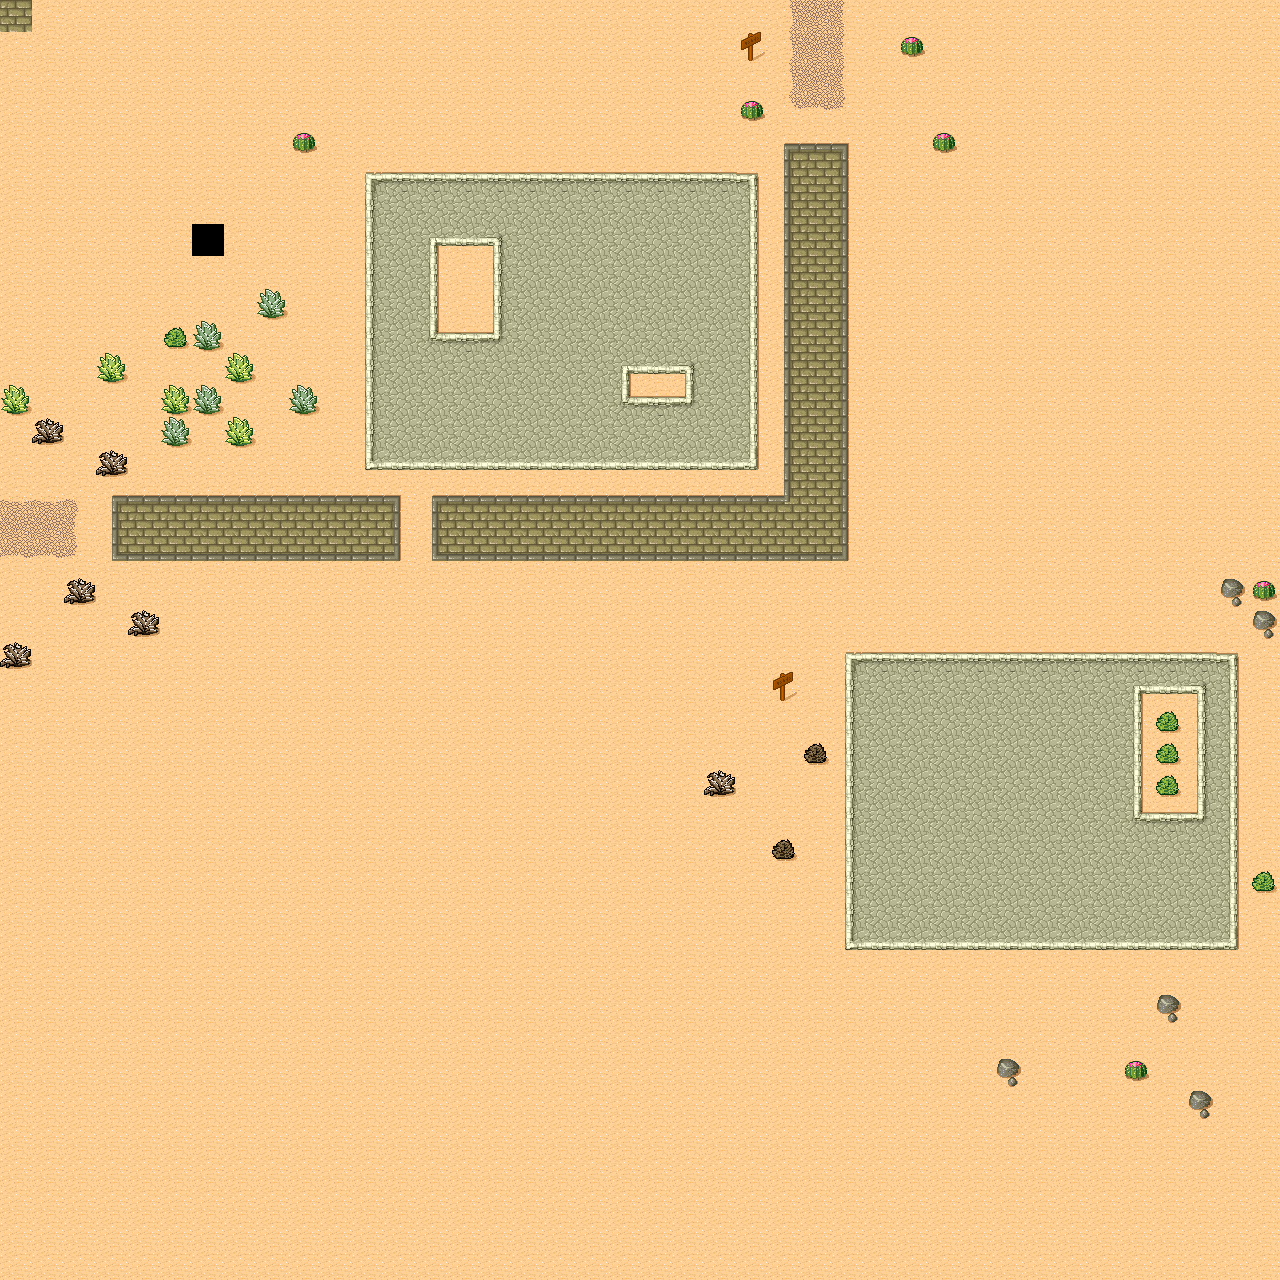

Below is a game level as drawn by its tile map, then a one-line description and the .tmx that defines it (tile-layer data replaced by summaries):
An orthogonal 40x40 tile map with 32x32 px tiles, 1 tile layer (Ground).

<map version="1.0" orientation="orthogonal" renderorder="right-down" width="40" height="40" tilewidth="32" tileheight="32" nextobjectid="1">
 <tileset firstgid="1" source="desert.tsx" />
 <layer name="Ground" width="40" height="40">
  <data>[1600 cells, 1599 non-empty, 40 distinct tile ids]</data>
 </layer>
</map>
